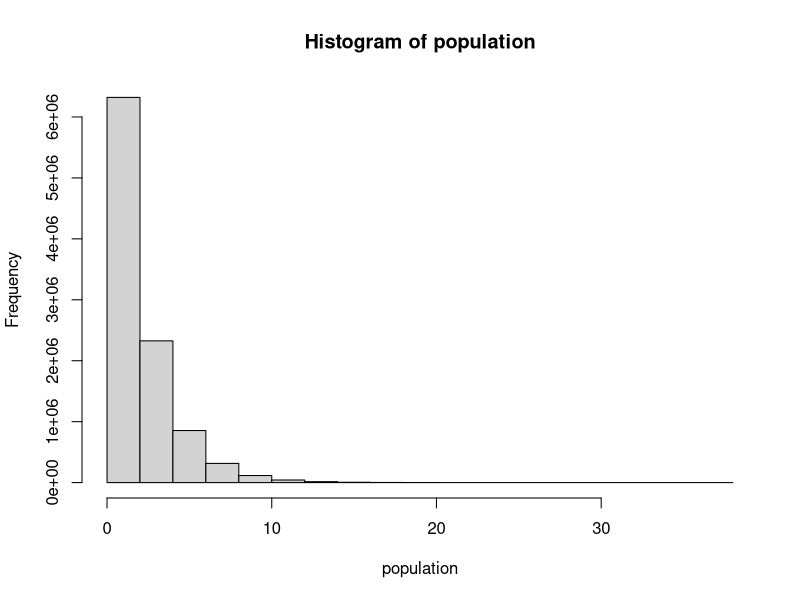
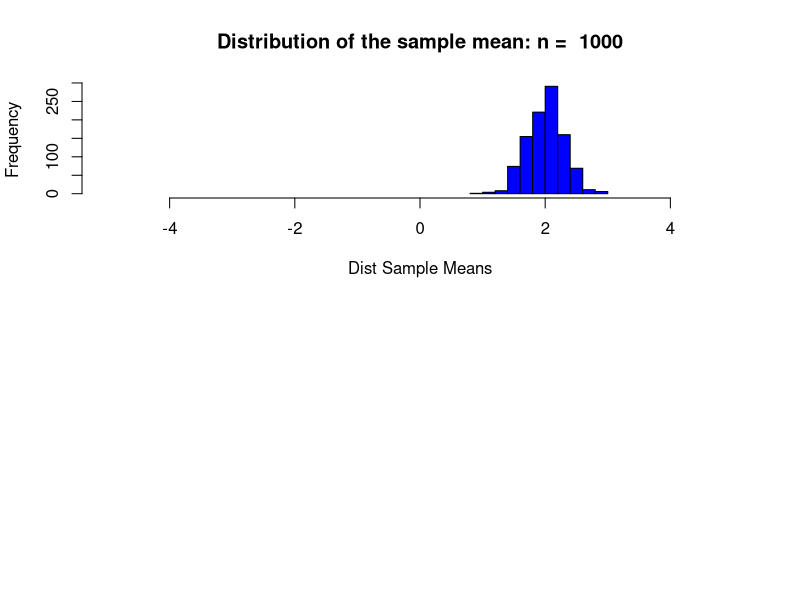
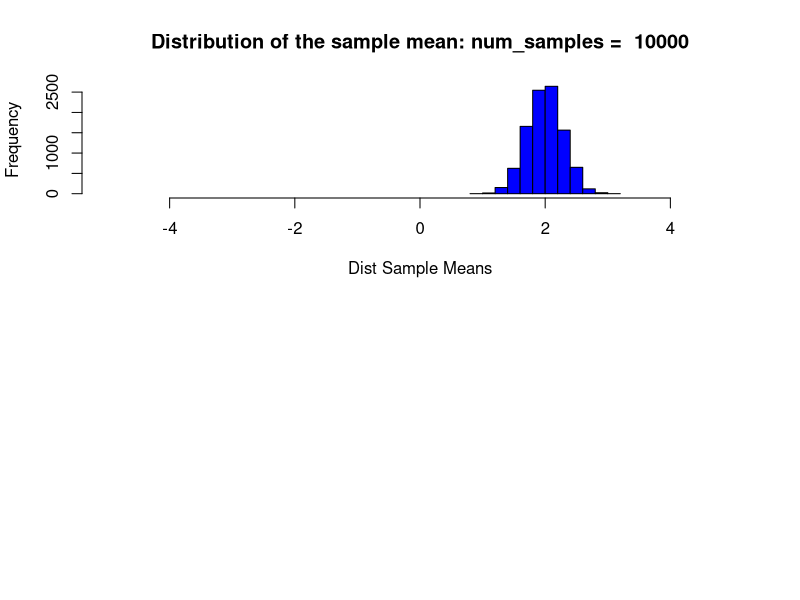

The R source for these figures, in order:
## ---- chunk 1
knitr::opts_chunk$set(echo = TRUE)
## ---- chunk 2
n = 1.0e7 # number of data points = 10,000,000
df = 2 # degrees of freedom, or number of independent variables
ncp = 0 # non-centrality parameter
# rchisq(n, df, ncp) generates random numbers from a chi-square distribution
population = rchisq(n=n,df=df, ncp=ncp) 
## ---- chunk 3
hist(population)
## ---- chunk 4
mu = mean(population) # about 2.0
mu
## ---- chunk 5
sigma = sd(population) # about 2.0
sigma
## ---- chunk 6
sample_size = 50
num_samples1 = 1.0e3 # number of samples and thus number of xbars
xbar_holder1 = numeric(num_samples1) # This will hold all the sample means for dist 1
for (i in 1:num_samples1)
{ 
  sample1 = rnorm(sample_size,mean = mu, sd = sigma)
  xbar1 = mean(sample1)
  xbar_holder1[i] = xbar1
}

par(mfrow = c(2,1))
# The approximate distribution of the sample mean: num_samples = 1,000
hist(xbar_holder1, col = "blue", main = paste("Distribution of the sample mean: n = ", num_samples1), xlab = "Dist Sample Means", xlim = c(-5,5))

## ---- chunk 7
# the standard error of the mean is sigma/sqrt(length(population))
se = sigma / sqrt(n)

summary(xbar_holder1) #5 number summary and the mean
sd(xbar_holder1) # standard deviation of distribution

## ---- chunk 8
num_samples2 = 1.0e4 # try a larger number of samples
xbar_holder2 = numeric(num_samples2) # This will hold all the sample means for dist 2
for (i in 1:num_samples2)
{ 
  sample2 = rnorm(sample_size,mean = mu, sd = sigma)
  xbar2 = mean(sample2)
  xbar_holder2[i] = xbar2
}
## ---- chunk 9
par(mfrow = c(2,1))
# The approximate distribution of the sample mean: num_samples = 10,000
hist(xbar_holder2, col = "blue", main = paste("Distribution of the sample mean: num_samples = ", num_samples2), xlab = "Dist Sample Means", xlim = c(-5,5))

## ---- chunk 10

summary(xbar_holder2) #5 number summary and the mean
sd(xbar_holder2) # standard deviation of distribution
